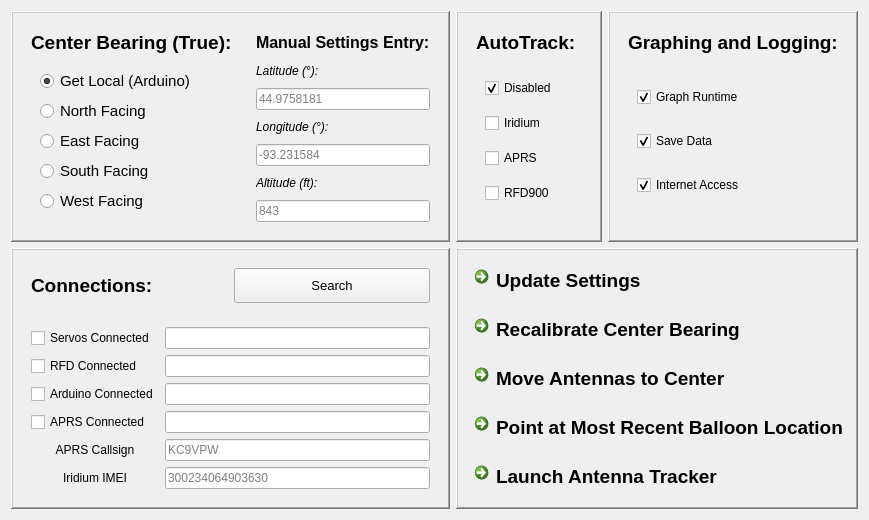
       <widget class="QWidget" name="Settings">
        <attribute name="title">
         <string>Settings</string>
        </attribute>
        <layout class="QGridLayout" name="gridLayout_4">
         <item row="0" column="0">
          <widget class="QFrame" name="bearingFrame">
           <property name="sizePolicy">
            <sizepolicy hsizetype="Expanding" vsizetype="Preferred">
             <horstretch>0</horstretch>
             <verstretch>0</verstretch>
            </sizepolicy>
           </property>
           <property name="frameShape">
            <enum>QFrame::WinPanel</enum>
           </property>
           <property name="frameShadow">
            <enum>QFrame::Raised</enum>
           </property>
           <layout class="QHBoxLayout" name="horizontalLayout">
            <item>
             <widget class="QFrame" name="centerBearingSelectFrame">
              <property name="sizePolicy">
               <sizepolicy hsizetype="Expanding" vsizetype="Preferred">
                <horstretch>0</horstretch>
                <verstretch>0</verstretch>
               </sizepolicy>
              </property>
              <property name="frameShape">
               <enum>QFrame::NoFrame</enum>
              </property>
              <property name="frameShadow">
               <enum>QFrame::Raised</enum>
              </property>
              <layout class="QVBoxLayout" name="verticalLayout">
               <item>
                <widget class="QLabel" name="centerBearingSelectLabel">
                 <property name="sizePolicy">
                  <sizepolicy hsizetype="Minimum" vsizetype="Minimum">
                   <horstretch>0</horstretch>
                   <verstretch>0</verstretch>
                  </sizepolicy>
                 </property>
                 <property name="font">
                  <font>
                   <pointsize>14</pointsize>
                   <weight>75</weight>
                   <bold>true</bold>
                  </font>
                 </property>
                 <property name="text">
                  <string>Center Bearing (True):</string>
                 </property>
                </widget>
               </item>
               <item>
                <widget class="QFrame" name="centerBearingModeFrame">
                 <property name="sizePolicy">
                  <sizepolicy hsizetype="Expanding" vsizetype="Expanding">
                   <horstretch>0</horstretch>
                   <verstretch>0</verstretch>
                  </sizepolicy>
                 </property>
                 <property name="frameShape">
                  <enum>QFrame::NoFrame</enum>
                 </property>
                 <property name="frameShadow">
                  <enum>QFrame::Raised</enum>
                 </property>
                 <layout class="QGridLayout" name="gridLayout_12">
                  <item row="0" column="0">
                   <widget class="QRadioButton" name="getLocal">
                    <property name="font">
                     <font>
                      <pointsize>11</pointsize>
                     </font>
                    </property>
                    <property name="text">
                     <string>Get Local (Arduino)</string>
                    </property>
                    <property name="checked">
                     <bool>true</bool>
                    </property>
                   </widget>
                  </item>
                  <item row="1" column="0">
                   <widget class="QRadioButton" name="bearingNorth">
                    <property name="font">
                     <font>
                      <pointsize>11</pointsize>
                     </font>
                    </property>
                    <property name="text">
                     <string>North Facing</string>
                    </property>
                    <property name="checked">
                     <bool>false</bool>
                    </property>
                   </widget>
                  </item>
                  <item row="2" column="0">
                   <widget class="QRadioButton" name="bearingEast">
                    <property name="font">
                     <font>
                      <pointsize>11</pointsize>
                     </font>
                    </property>
                    <property name="text">
                     <string>East Facing</string>
                    </property>
                   </widget>
                  </item>
                  <item row="3" column="0">
                   <widget class="QRadioButton" name="bearingSouth">
                    <property name="font">
                     <font>
                      <pointsize>11</pointsize>
                     </font>
                    </property>
                    <property name="text">
                     <string>South Facing</string>
                    </property>
                   </widget>
                  </item>
                  <item row="4" column="0">
                   <widget class="QRadioButton" name="bearingWest">
                    <property name="font">
                     <font>
                      <pointsize>11</pointsize>
                     </font>
                    </property>
                    <property name="text">
                     <string>West Facing</string>
                    </property>
                   </widget>
                  </item>
                 </layout>
                </widget>
               </item>
              </layout>
             </widget>
            </item>
            <item>
             <widget class="QFrame" name="manualCenterBearingEntryFrame">
              <property name="sizePolicy">
               <sizepolicy hsizetype="Expanding" vsizetype="Minimum">
                <horstretch>0</horstretch>
                <verstretch>0</verstretch>
               </sizepolicy>
              </property>
              <property name="frameShape">
               <enum>QFrame::NoFrame</enum>
              </property>
              <property name="frameShadow">
               <enum>QFrame::Raised</enum>
              </property>
              <layout class="QGridLayout" name="gridLayout_3">
               <item row="0" column="0">
                <widget class="QLabel" name="manualSettingsEntryLabel">
                 <property name="font">
                  <font>
                   <pointsize>12</pointsize>
                   <weight>75</weight>
                   <bold>true</bold>
                  </font>
                 </property>
                 <property name="text">
                  <string>Manual Settings Entry:</string>
                 </property>
                </widget>
               </item>
               <item row="1" column="0">
                <widget class="QLabel" name="manualLatLabel">
                 <property name="font">
                  <font>
                   <italic>true</italic>
                  </font>
                 </property>
                 <property name="text">
                  <string>Latitude (°):</string>
                 </property>
                </widget>
               </item>
               <item row="2" column="0">
                <widget class="QLineEdit" name="manualLat">
                 <property name="inputMask">
                  <string/>
                 </property>
                 <property name="text">
                  <string/>
                 </property>
                 <property name="placeholderText">
                  <string>44.9758181</string>
                 </property>
                </widget>
               </item>
               <item row="3" column="0">
                <widget class="QLabel" name="manualLonLabel">
                 <property name="font">
                  <font>
                   <italic>true</italic>
                  </font>
                 </property>
                 <property name="text">
                  <string>Longitude (°):</string>
                 </property>
                </widget>
               </item>
               <item row="4" column="0">
                <widget class="QLineEdit" name="manualLon">
                 <property name="text">
                  <string/>
                 </property>
                 <property name="placeholderText">
                  <string>-93.231584</string>
                 </property>
                </widget>
               </item>
               <item row="5" column="0">
                <widget class="QLabel" name="manualAltLabel">
                 <property name="font">
                  <font>
                   <italic>true</italic>
                  </font>
                 </property>
                 <property name="text">
                  <string>Altitude (ft):</string>
                 </property>
                </widget>
               </item>
               <item row="6" column="0">
                <widget class="QLineEdit" name="manualAlt">
                 <property name="text">
                  <string/>
                 </property>
                 <property name="placeholderText">
                  <string>843</string>
                 </property>
                </widget>
               </item>
              </layout>
             </widget>
            </item>
           </layout>
          </widget>
         </item>
         <item row="0" column="1" colspan="2">
          <widget class="QFrame" name="autotrackSimulationFrame">
           <property name="sizePolicy">
            <sizepolicy hsizetype="Expanding" vsizetype="Preferred">
             <horstretch>0</horstretch>
             <verstretch>0</verstretch>
            </sizepolicy>
           </property>
           <property name="frameShape">
            <enum>QFrame::WinPanel</enum>
           </property>
           <property name="frameShadow">
            <enum>QFrame::Raised</enum>
           </property>
           <layout class="QHBoxLayout" name="horizontalLayout_6">
            <item>
             <widget class="QFrame" name="autotrackSelectFrame">
              <property name="sizePolicy">
               <sizepolicy hsizetype="Expanding" vsizetype="Expanding">
                <horstretch>0</horstretch>
                <verstretch>0</verstretch>
               </sizepolicy>
              </property>
              <property name="frameShape">
               <enum>QFrame::NoFrame</enum>
              </property>
              <property name="frameShadow">
               <enum>QFrame::Raised</enum>
              </property>
              <layout class="QVBoxLayout" name="verticalLayout_2">
               <item>
                <widget class="QLabel" name="autotrackLabel">
                 <property name="sizePolicy">
                  <sizepolicy hsizetype="Fixed" vsizetype="Fixed">
                   <horstretch>0</horstretch>
                   <verstretch>0</verstretch>
                  </sizepolicy>
                 </property>
                 <property name="font">
                  <font>
                   <pointsize>14</pointsize>
                   <weight>75</weight>
                   <bold>true</bold>
                  </font>
                 </property>
                 <property name="text">
                  <string>AutoTrack:</string>
                 </property>
                </widget>
               </item>
               <item>
                <widget class="QFrame" name="autotrackModeFrame">
                 <property name="frameShape">
                  <enum>QFrame::NoFrame</enum>
                 </property>
                 <property name="frameShadow">
                  <enum>QFrame::Raised</enum>
                 </property>
                 <layout class="QGridLayout" name="gridLayout_6">
                  <item row="0" column="0">
                   <widget class="QCheckBox" name="autoDisabled">
                    <property name="text">
                     <string>Disabled</string>
                    </property>
                    <property name="checked">
                     <bool>true</bool>
                    </property>
                   </widget>
                  </item>
                  <item row="1" column="0">
                   <widget class="QCheckBox" name="autoIridium">
                    <property name="text">
                     <string>Iridium</string>
                    </property>
                   </widget>
                  </item>
                  <item row="2" column="0">
                   <widget class="QCheckBox" name="autoAPRS">
                    <property name="text">
                     <string>APRS</string>
                    </property>
                   </widget>
                  </item>
                  <item row="3" column="0">
                   <widget class="QCheckBox" name="autoRFD">
                    <property name="text">
                     <string>RFD900</string>
                    </property>
                   </widget>
                  </item>
                 </layout>
                </widget>
               </item>
              </layout>
             </widget>
            </item>
           </layout>
          </widget>
         </item>
         <item row="1" column="0">
          <widget class="QFrame" name="connectionFrame">
           <property name="sizePolicy">
            <sizepolicy hsizetype="Expanding" vsizetype="Minimum">
             <horstretch>0</horstretch>
             <verstretch>0</verstretch>
            </sizepolicy>
           </property>
           <property name="frameShape">
            <enum>QFrame::WinPanel</enum>
           </property>
           <property name="frameShadow">
            <enum>QFrame::Raised</enum>
           </property>
           <layout class="QVBoxLayout" name="verticalLayout_3">
            <item>
             <widget class="QFrame" name="frame_2">
              <property name="frameShape">
               <enum>QFrame::NoFrame</enum>
              </property>
              <property name="frameShadow">
               <enum>QFrame::Raised</enum>
              </property>
              <layout class="QHBoxLayout" name="horizontalLayout_8">
               <item>
                <widget class="QLabel" name="connectionsLabel">
                 <property name="sizePolicy">
                  <sizepolicy hsizetype="Expanding" vsizetype="Fixed">
                   <horstretch>0</horstretch>
                   <verstretch>0</verstretch>
                  </sizepolicy>
                 </property>
                 <property name="font">
                  <font>
                   <pointsize>14</pointsize>
                   <weight>75</weight>
                   <bold>true</bold>
                  </font>
                 </property>
                 <property name="text">
                  <string>Connections:</string>
                 </property>
                </widget>
               </item>
               <item>
                <widget class="QPushButton" name="checkComPorts">
                 <property name="sizePolicy">
                  <sizepolicy hsizetype="Expanding" vsizetype="Preferred">
                   <horstretch>0</horstretch>
                   <verstretch>0</verstretch>
                  </sizepolicy>
                 </property>
                 <property name="font">
                  <font>
                   <pointsize>10</pointsize>
                  </font>
                 </property>
                 <property name="text">
                  <string>Search</string>
                 </property>
                </widget>
               </item>
              </layout>
             </widget>
            </item>
            <item>
             <widget class="QFrame" name="connectionControlsFrame">
              <property name="frameShape">
               <enum>QFrame::NoFrame</enum>
              </property>
              <property name="frameShadow">
               <enum>QFrame::Raised</enum>
              </property>
              <layout class="QGridLayout" name="gridLayout_13">
               <item row="5" column="1">
                <widget class="QLineEdit" name="aprsCallsign">
                 <property name="text">
                  <string/>
                 </property>
                 <property name="placeholderText">
                  <string>KC9VPW</string>
                 </property>
                </widget>
               </item>
               <item row="2" column="0">
                <widget class="QCheckBox" name="rfdAttached">
                 <property name="text">
                  <string>RFD Connected</string>
                 </property>
                </widget>
               </item>
               <item row="6" column="1">
                <widget class="QLineEdit" name="iridiumIMEI">
                 <property name="placeholderText">
                  <string>300234064903630</string>
                 </property>
                </widget>
               </item>
               <item row="4" column="1">
                <widget class="QLineEdit" name="aprsCOM">
                 <property name="text">
                  <string/>
                 </property>
                 <property name="placeholderText">
                  <string/>
                 </property>
                </widget>
               </item>
               <item row="1" column="1">
                <widget class="QLineEdit" name="servoCOM">
                 <property name="placeholderText">
                  <string/>
                 </property>
                </widget>
               </item>
               <item row="2" column="1">
                <widget class="QLineEdit" name="rfdCOM">
                 <property name="placeholderText">
                  <string/>
                 </property>
                </widget>
               </item>
               <item row="6" column="0">
                <widget class="QLabel" name="IMEILabel">
                 <property name="text">
                  <string>Iridium IMEI</string>
                 </property>
                 <property name="alignment">
                  <set>Qt::AlignCenter</set>
                 </property>
                </widget>
               </item>
               <item row="3" column="1">
                <widget class="QLineEdit" name="arduinoCOM">
                 <property name="text">
                  <string/>
                 </property>
                 <property name="placeholderText">
                  <string/>
                 </property>
                </widget>
               </item>
               <item row="5" column="0">
                <widget class="QLabel" name="aprsCallsignLabel">
                 <property name="text">
                  <string>APRS Callsign</string>
                 </property>
                 <property name="scaledContents">
                  <bool>false</bool>
                 </property>
                 <property name="alignment">
                  <set>Qt::AlignCenter</set>
                 </property>
                 <property name="wordWrap">
                  <bool>false</bool>
                 </property>
                </widget>
               </item>
               <item row="4" column="0">
                <widget class="QCheckBox" name="aprsAttached">
                 <property name="text">
                  <string>APRS Connected</string>
                 </property>
                 <property name="checked">
                  <bool>false</bool>
                 </property>
                </widget>
               </item>
               <item row="1" column="0">
                <widget class="QCheckBox" name="servoAttached">
                 <property name="text">
                  <string>Servos Connected</string>
                 </property>
                 <property name="checked">
                  <bool>false</bool>
                 </property>
                </widget>
               </item>
               <item row="3" column="0">
                <widget class="QCheckBox" name="arduinoAttached">
                 <property name="text">
                  <string>Arduino Connected</string>
                 </property>
                 <property name="checked">
                  <bool>false</bool>
                 </property>
                </widget>
               </item>
              </layout>
             </widget>
            </item>
           </layout>
          </widget>
         </item>
         <item row="0" column="3">
          <widget class="QFrame" name="frame">
           <property name="sizePolicy">
            <sizepolicy hsizetype="Fixed" vsizetype="Preferred">
             <horstretch>0</horstretch>
             <verstretch>0</verstretch>
            </sizepolicy>
           </property>
           <property name="frameShape">
            <enum>QFrame::WinPanel</enum>
           </property>
           <property name="frameShadow">
            <enum>QFrame::Raised</enum>
           </property>
           <layout class="QGridLayout" name="gridLayout_2">
            <item row="0" column="0">
             <widget class="QFrame" name="graphingLoggingFrame">
              <property name="sizePolicy">
               <sizepolicy hsizetype="Expanding" vsizetype="Minimum">
                <horstretch>0</horstretch>
                <verstretch>0</verstretch>
               </sizepolicy>
              </property>
              <property name="frameShape">
               <enum>QFrame::NoFrame</enum>
              </property>
              <property name="frameShadow">
               <enum>QFrame::Plain</enum>
              </property>
              <layout class="QVBoxLayout" name="verticalLayout_11">
               <item>
                <widget class="QLabel" name="graphingLoggingLabel">
                 <property name="sizePolicy">
                  <sizepolicy hsizetype="Fixed" vsizetype="Fixed">
                   <horstretch>0</horstretch>
                   <verstretch>0</verstretch>
                  </sizepolicy>
                 </property>
                 <property name="font">
                  <font>
                   <pointsize>14</pointsize>
                   <weight>75</weight>
                   <bold>true</bold>
                  </font>
                 </property>
                 <property name="text">
                  <string>Graphing and Logging:</string>
                 </property>
                </widget>
               </item>
               <item>
                <widget class="QFrame" name="graphingLoggingSelectFrame">
                 <property name="frameShape">
                  <enum>QFrame::NoFrame</enum>
                 </property>
                 <property name="frameShadow">
                  <enum>QFrame::Raised</enum>
                 </property>
                 <layout class="QGridLayout" name="gridLayout_11">
                  <item row="1" column="0">
                   <widget class="QCheckBox" name="saveDataCheckbox">
                    <property name="enabled">
                     <bool>true</bool>
                    </property>
                    <property name="text">
                     <string>Save Data</string>
                    </property>
                    <property name="checked">
                     <bool>true</bool>
                    </property>
                   </widget>
                  </item>
                  <item row="0" column="0">
                   <widget class="QCheckBox" name="graphReal">
                    <property name="text">
                     <string>Graph Runtime</string>
                    </property>
                    <property name="checked">
                     <bool>true</bool>
                    </property>
                   </widget>
                  </item>
                  <item row="2" column="0">
                   <widget class="QCheckBox" name="internetCheckBox">
                    <property name="text">
                     <string>Internet Access</string>
                    </property>
                    <property name="checked">
                     <bool>true</bool>
                    </property>
                   </widget>
                  </item>
                 </layout>
                </widget>
               </item>
              </layout>
             </widget>
            </item>
           </layout>
          </widget>
         </item>
         <item row="1" column="1" colspan="3">
          <widget class="QFrame" name="launchFrame">
           <property name="sizePolicy">
            <sizepolicy hsizetype="Expanding" vsizetype="Expanding">
             <horstretch>0</horstretch>
             <verstretch>0</verstretch>
            </sizepolicy>
           </property>
           <property name="frameShape">
            <enum>QFrame::WinPanel</enum>
           </property>
           <property name="frameShadow">
            <enum>QFrame::Raised</enum>
           </property>
           <layout class="QGridLayout" name="gridLayout_5">
            <item row="4" column="0">
             <widget class="QCommandLinkButton" name="pointAtBalloon">
              <property name="font">
               <font>
                <family>Segoe UI</family>
                <pointsize>14</pointsize>
               </font>
              </property>
              <property name="text">
               <string>Point at Most Recent Balloon Location</string>
              </property>
             </widget>
            </item>
            <item row="5" column="0">
             <widget class="QCommandLinkButton" name="trackerLaunch">
              <property name="font">
               <font>
                <family>Segoe UI</family>
                <pointsize>14</pointsize>
               </font>
              </property>
              <property name="text">
               <string>Launch Antenna Tracker</string>
              </property>
             </widget>
            </item>
            <item row="3" column="0">
             <widget class="QCommandLinkButton" name="antennaCenter">
              <property name="font">
               <font>
                <family>Segoe UI</family>
                <pointsize>14</pointsize>
               </font>
              </property>
              <property name="text">
               <string>Move Antennas to Center</string>
              </property>
             </widget>
            </item>
            <item row="1" column="0">
             <widget class="QCommandLinkButton" name="updateSettings">
              <property name="font">
               <font>
                <family>Segoe UI</family>
                <pointsize>14</pointsize>
               </font>
              </property>
              <property name="text">
               <string>Update Settings</string>
              </property>
             </widget>
            </item>
            <item row="2" column="0">
             <widget class="QCommandLinkButton" name="recalibrateCenterBearing">
              <property name="font">
               <font>
                <family>Segoe UI</family>
                <pointsize>14</pointsize>
               </font>
              </property>
              <property name="text">
               <string>Recalibrate Center Bearing</string>
              </property>
             </widget>
            </item>
           </layout>
          </widget>
         </item>
        </layout>
        <zorder>launchFrame</zorder>
        <zorder>bearingFrame</zorder>
        <zorder>autotrackSimulationFrame</zorder>
        <zorder>connectionFrame</zorder>
        <zorder>frame</zorder>
       </widget>
